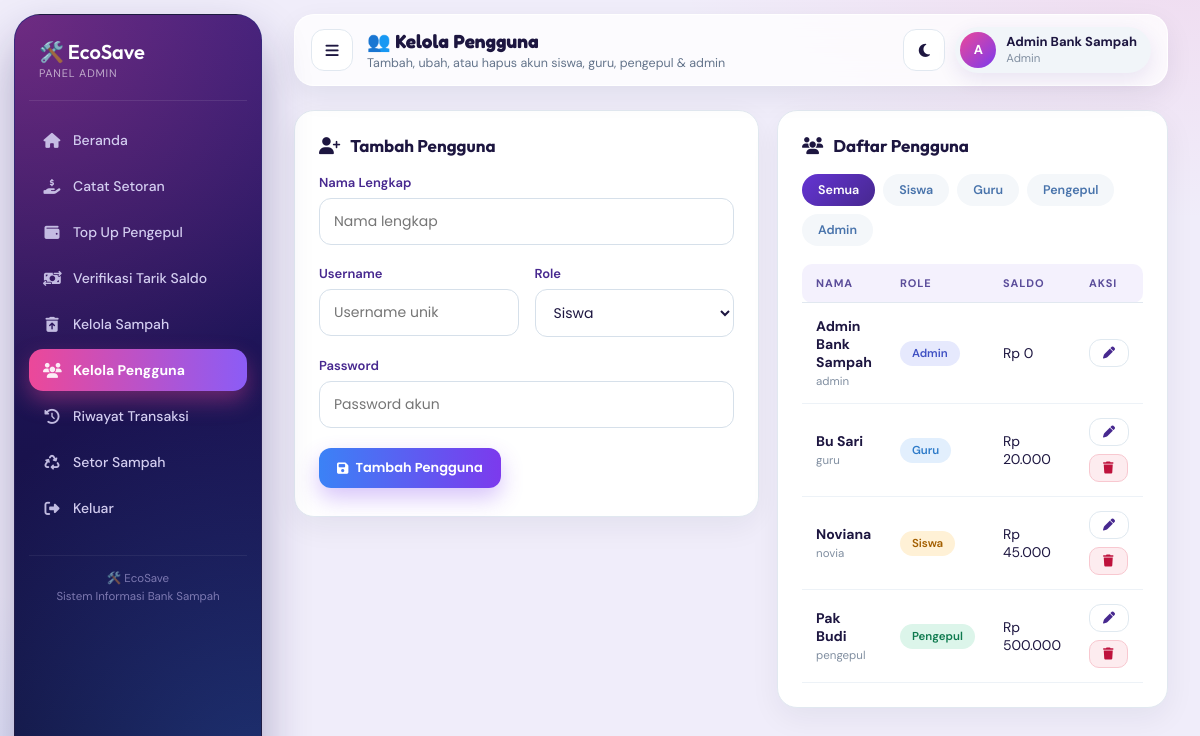
The app's page /kelola_user.php (signed in) with its own data.
### tables this page shows
CREATE TABLE users (
  id_user INT AUTO_INCREMENT PRIMARY KEY,
  nama VARCHAR(100) NOT NULL,
  username VARCHAR(50) NOT NULL UNIQUE,
  password VARCHAR(255) NOT NULL,
  role ENUM('admin','siswa','guru','pengepul') DEFAULT 'siswa',
  saldo INT DEFAULT 0
);

### kelola_user.php (the view, shortened to what this page needs)
<?php
include "koneksi.php";
$nama_admin = $_SESSION['nama'];
function rupiah($angka)
{
    return "Rp " . number_format($angka, 0, ',', '.');
}
$edit_data = null;
$role_filter = isset($_GET['role']) ? $_GET['role'] : 'semua';
$where = '';
$query_user = mysqli_query(
    $koneksi,
    "SELECT * FROM users $where ORDER BY FIELD(role,'admin','guru','siswa','pengepul'), nama ASC"
);
?>
<!DOCTYPE html>
<html lang="id">
<head>
    <link rel="stylesheet" href="https://cdnjs.cloudflare.com/ajax/libs/font-awesome/6.5.2/css/all.min.css">
    <link rel="stylesheet" href="assets/tema.css">
</head>
<body>
    <aside class="sidebar">
        <div class="logo">
            🛠️ EcoSave
            <span>Panel Admin</span>
        </div>
        <ul class="menu">
            <li>
                <a href="dashboard_admin.php" class="">
                    <i class="fa-solid fa-house"></i>
                    <span>Beranda</span>
                </a>
            </li>
            <li>
                <a href="setor_admin.php" class="">
                    <i class="fa-solid fa-hand-holding-dollar"></i>
                    <span>Catat Setoran</span>
                </a>
            </li>
            <li>
                <a href="topup_pengepul.php" class="">
                    <i class="fa-solid fa-wallet"></i>
                    <span>Top Up Pengepul</span>
                </a>
            </li>
            <li>
                <a href="verifikasi_tarik.php" class="">
                    <i class="fa-solid fa-money-bill-transfer"></i>
                    <span>Verifikasi Tarik Saldo</span>
                </a>
            </li>
            <li>
                <a href="kelola_sampah.php" class="">
                    <i class="fa-solid fa-trash-can-arrow-up"></i>
                    <span>Kelola Sampah</span>
                </a>
            </li>
            <li>
                <a href="kelola_user.php" class="active">
                    <i class="fa-solid fa-users"></i>
                    <span>Kelola Pengguna</span>
                </a>
            </li>
            <li>
                <a href="riwayat_admin.php" class="">
                    <i class="fa-solid fa-clock-rotate-left"></i>
                    <span>Riwayat Transaksi</span>
                </a>
            </li>
            <li>
                <a href="setor_sampah.php">
                    <i class="fa-solid fa-recycle"></i>
                    <span>Setor Sampah</span>
                </a>
            </li>
            <li>
                <a href="logout.php">
                    <i class="fa-solid fa-right-from-bracket"></i>
                    <span>Keluar</span>
                </a>
            </li>
        </ul>
        <div class="sidebar-footer">
            🛠️ EcoSave<br>
            Sistem Informasi Bank Sampah
        </div>
    </aside>
    <main class="main">
        <div class="topbar">
            <div>
                <h1>👥 Kelola Pengguna</h1>
                <p>Tambah, ubah, atau hapus akun siswa, guru, pengepul & admin</p>
            </div>
            <div class="profile">
                <div class="profile-icon"><?= strtoupper(substr($nama_admin, 0, 1)) ?></div>
                <div>
                    <b><?= htmlspecialchars($nama_admin) ?></b><br>
                    <span style="color:#818fa1;">Admin</span>
                </div>
            </div>
        </div>
        <div class="grid-2">
            <div class="box">
                <div class="box-header">
                    <h2>
                        <i class="fa-solid <?= $edit_data ? 'fa-pen' : 'fa-user-plus' ?>"></i>
                        <?= $edit_data ? 'Edit Pengguna' : 'Tambah Pengguna' ?>
                    </h2>
                </div>
                <form action="proses_user.php" method="POST">
                    <div class="form-grid">
                        <div class="form-group full">
                            <label>Nama Lengkap</label>
                            <input type="text" name="nama" placeholder="Nama lengkap" required
                                value="<?= $edit_data ? htmlspecialchars($edit_data['nama']) : '' ?>">
                        </div>
                        <div class="form-group">
                            <label>Username</label>
                            <input type="text" name="username" placeholder="Username unik" required
                                value="<?= $edit_data ? htmlspecialchars($edit_data['username']) : '' ?>">
                        </div>
                        <div class="form-group">
                            <label>Role</label>
                            <select name="role" required>
                                <?php foreach (['siswa', 'guru', 'pengepul', 'admin'] as $r): ?>
                                    <option value="<?= $r ?>" <?= ($edit_data && $edit_data['role'] === $r) ? 'selected' : '' ?>>
                                        <?= ucfirst($r) ?>
                                    </option>
                                <?php endforeach; ?>
                            </select>
                        </div>
                        <div class="form-group full">
                            <label>Password <?= $edit_data ? '(kosongkan jika tidak diubah)' : '' ?></label>
                            <input type="password" name="password" placeholder="<?= $edit_data ? 'Isi hanya jika ingin mengganti password' : 'Password akun' ?>"
                                <?= $edit_data ? '' : 'required' ?>>
                        </div>
                        <div class="form-group full">
                            <button type="submit" class="btn btn-primary">
                                <i class="fa-solid fa-floppy-disk"></i> <?= $edit_data ? 'Simpan Perubahan' : 'Tambah Pengguna' ?>
                            </button>
                        </div>
                    </div>
                </form>
            </div>
            <div class="table-box">
                <div class="table-header">
                    <h2><i class="fa-solid fa-users"></i> Daftar Pengguna</h2>
                </div>
                <div class="filter-tabs">
                    <a href="?role=semua" class="<?= $role_filter === 'semua' ? 'active' : '' ?>">Semua</a>
                    <a href="?role=siswa" class="<?= $role_filter === 'siswa' ? 'active' : '' ?>">Siswa</a>
                    <a href="?role=guru" class="<?= $role_filter === 'guru' ? 'active' : '' ?>">Guru</a>
                    <a href="?role=pengepul" class="<?= $role_filter === 'pengepul' ? 'active' : '' ?>">Pengepul</a>
                    <a href="?role=admin" class="<?= $role_filter === 'admin' ? 'active' : '' ?>">Admin</a>
                </div>
                <div class="table-scroll">
                <table>
                    <thead>
                        <tr>
                            <th>Nama</th>
                            <th>Role</th>
                            <th>Saldo</th>
                            <th>Aksi</th>
                        </tr>
                    </thead>
                    <tbody>
                    <?php if (mysqli_num_rows($query_user) > 0): ?>
                        <?php while ($row = mysqli_fetch_assoc($query_user)): ?>
                            <tr>
                                <td><b><?= htmlspecialchars($row['nama']) ?></b><br>
                                    <span style="font-size:11.5px; color:#818fa1;"><?= htmlspecialchars($row['username']) ?></span>
                                </td>
                                <td><span class="pill pill-<?= $row['role'] ?>"><?= ucfirst($row['role']) ?></span></td>
                                <td><?= rupiah($row['saldo']) ?></td>
                                <td>
                                    <div class="action-group">
                                        <a class="btn btn-outline btn-sm" href="kelola_user.php?edit=<?= $row['id_user'] ?>">
                                            <i class="fa-solid fa-pen"></i>
                                        </a>
                                        <?php if ((int) $row['id_user'] !== (int) $_SESSION['id_user']): ?>
                                            <a class="btn btn-danger btn-sm" href="proses_user.php?aksi=hapus&id_user=<?= $row['id_user'] ?>"
                                                onclick="return confirm('Hapus akun \'<?= htmlspecialchars($row['nama'], ENT_QUOTES) ?>\'? Akun yang sudah punya transaksi tidak bisa dihapus.');">
                                                <i class="fa-solid fa-trash"></i>
                                            </a>
                                        <?php endif; ?>
                                    </div>
                                </td>
                            </tr>
                        <?php endwhile; ?>
                    <?php endif; ?>
                    </tbody>
                </table>
                </div>
            </div>
        </div>
    </main>
</body>
</html>

### records on screen
users: nama "Admin Bank Sampah", username "admin", role "Admin", saldo "Rp 0"
users: nama "Bu Sari", username "guru", role "Guru", saldo "Rp 20.000"
users: nama "Noviana", username "novia", role "Siswa", saldo "Rp 45.000"
users: nama "Pak Budi", username "pengepul", role "Pengepul", saldo "Rp 500.000"

### other values on screen
substr($nama_admin, 0, 1) "A"
$nama_admin "Admin Bank Sampah"
form field role "Siswa"
